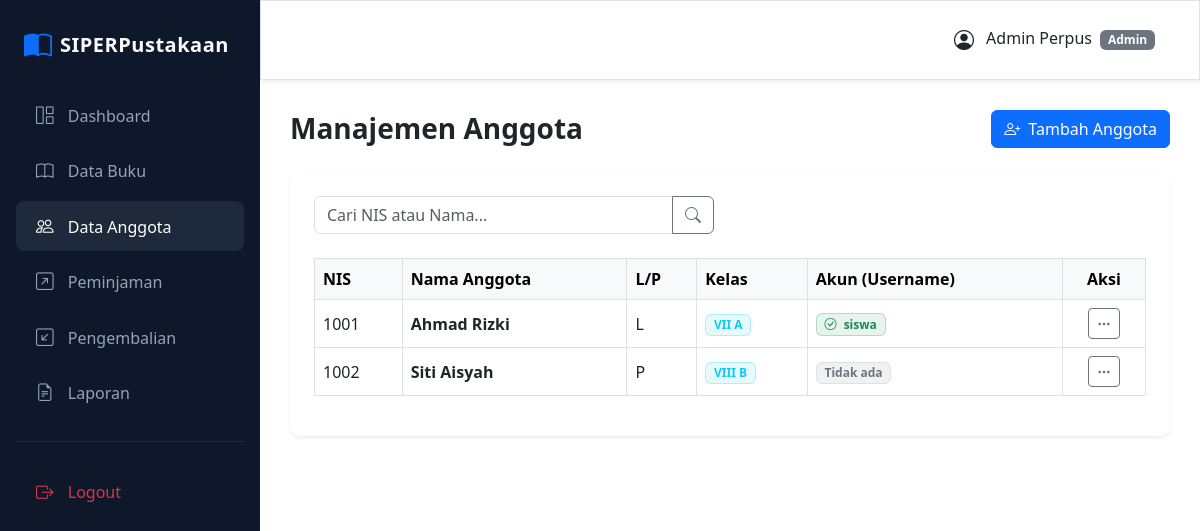
Screenshot of /anggota.php (signed in) with the database file from the repository.
### tables this page shows
CREATE TABLE `anggota` (
  `nis` varchar(20) NOT NULL,
  `nama` varchar(100) NOT NULL,
  `jenis_kelamin` enum('L','P') NOT NULL,
  `kelas` varchar(20) NOT NULL,
  `id_user` int(11) DEFAULT NULL,
  PRIMARY KEY (`nis`),
  KEY `id_user` (`id_user`),
  CONSTRAINT `anggota_ibfk_1` FOREIGN KEY (`id_user`) REFERENCES `users` (`id_user`) ON DELETE SET NULL
);

CREATE TABLE `users` (
  `id_user` int(11) NOT NULL AUTO_INCREMENT,
  `nama` varchar(100) NOT NULL,
  `username` varchar(50) NOT NULL,
  `password` varchar(255) NOT NULL,
  `role` enum('admin','kepala','siswa') NOT NULL,
  PRIMARY KEY (`id_user`),
  UNIQUE KEY `username` (`username`)
);

### anggota.php (the view, shortened to what this page needs)
<?php
include 'header.php';
$cari = isset($_GET['cari']) ? mysqli_real_escape_string($conn, $_GET['cari']) : '';
?>
<div class="d-flex justify-content-between align-items-center mb-4">
    <h3 class="fw-bold mb-0">Manajemen Anggota</h3>
    <button class="btn btn-primary fw-medium" data-bs-toggle="modal" data-bs-target="#modalTambah">
        <i class="bi bi-person-plus me-1"></i> Tambah Anggota
    </button>
</div>
<div class="card border-0 shadow-sm">
    <div class="card-body p-4">
        <form class="mb-4" method="GET">
            <div class="input-group" style="max-width: 400px;">
                <input type="text" name="cari" class="form-control" placeholder="Cari NIS atau Nama..." value="<?= htmlspecialchars($cari) ?>">
                <button class="btn btn-outline-secondary" type="submit"><i class="bi bi-search"></i></button>
            </div>
        </form>
        <div class="table-responsive">
            <table class="table table-bordered table-hover align-middle">
                <thead class="table-light">
                    <tr>
                        <th>NIS</th>
                        <th>Nama Anggota</th>
                        <th>L/P</th>
                        <th>Kelas</th>
                        <th>Akun (Username)</th>
                        <th class="text-center">Aksi</th>
                    </tr>
                </thead>
                <tbody>
                    <?php
                    $where = "";
                    $q = mysqli_query($conn, "SELECT a.*, u.username FROM anggota a LEFT JOIN users u ON a.id_user = u.id_user $where ORDER BY a.nis ASC");
                    if(mysqli_num_rows($q) > 0):
                        while($r = mysqli_fetch_assoc($q)):
                    ?>
                    <tr>
                        <td class="fw-medium"><?= htmlspecialchars($r['nis']) ?></td>
                        <td class="fw-bold"><?= htmlspecialchars($r['nama']) ?></td>
                        <td><?= $r['jenis_kelamin'] ?></td>
                        <td><span class="badge bg-info bg-opacity-10 text-info border border-info border-opacity-25"><?= htmlspecialchars($r['kelas']) ?></span></td>
                        <td>
                            <?php if($r['username']): ?>
                                <span class='badge bg-success bg-opacity-10 text-success border border-success border-opacity-25'><i class="bi bi-check-circle me-1"></i> <?= htmlspecialchars($r['username']) ?></span>
                            <?php else: ?>
                                <span class='badge bg-secondary bg-opacity-10 text-secondary border'>Tidak ada</span>
                            <?php endif; ?>
                        </td>
                        <td class="text-center">
                            <button class="btn btn-sm btn-outline-secondary" onclick="alert('Fitur edit & hapus bisa dikembangkan lebih lanjut.')"><i class="bi bi-three-dots"></i></button>
                        </td>
                    </tr>
                    <?php
                        endwhile;
                    else:
                        echo "<tr><td colspan='6' class='text-center text-muted py-4'>Tidak ada data anggota.</td></tr>";
                    endif;
                    ?>
                </tbody>
            </table>
        </div>
    </div>
</div>
<?php include 'footer.php'; ?>

### header.php (style rules this page uses)
.card { border-radius: 10px; border: none; box-shadow: 0 1px 3px rgba(0,0,0,0.1); }

### rows the page displays
anggota: nis "1001", nama "Ahmad Rizki", jenis_kelamin "L", kelas "VII A", id_user.username "siswa"
anggota: nis "1002", nama "Siti Aisyah", jenis_kelamin "P", kelas "VIII B", shows "Tidak ada"

### other values shown
$_SESSION['nama'] "Admin Perpus"
$role "Admin"
